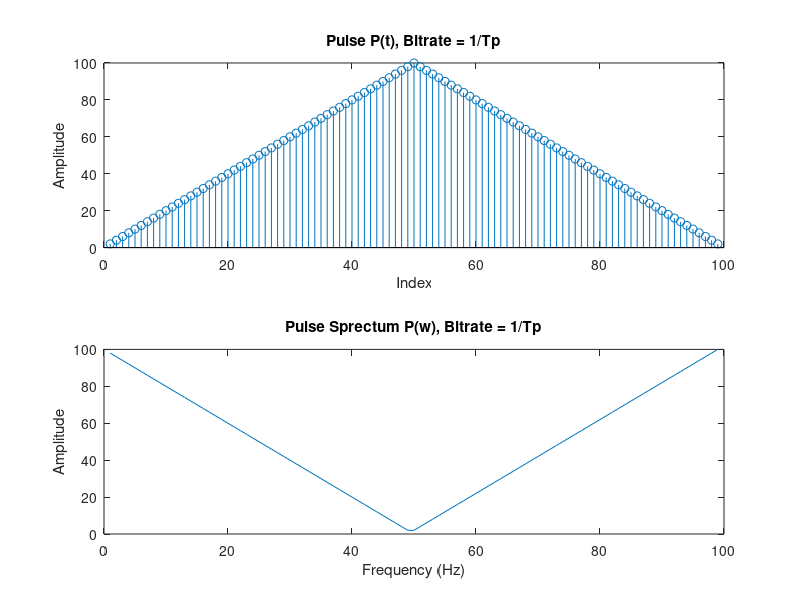
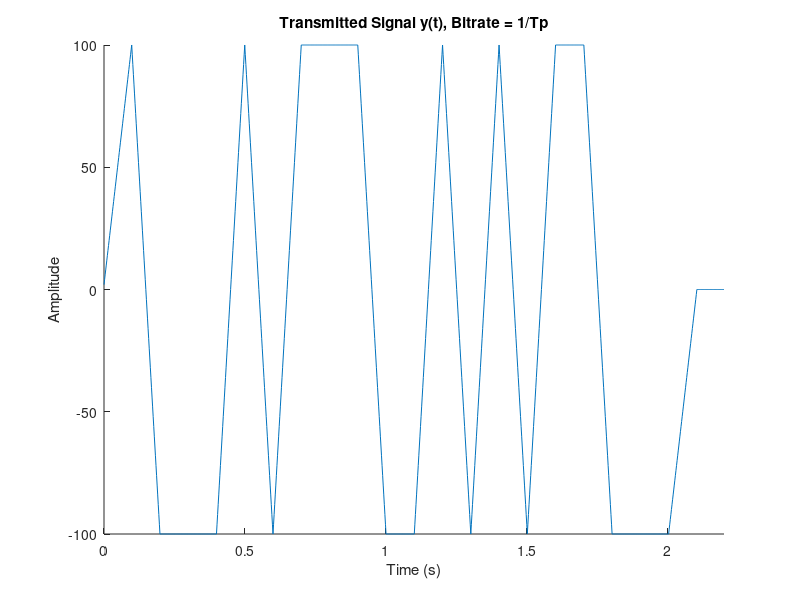
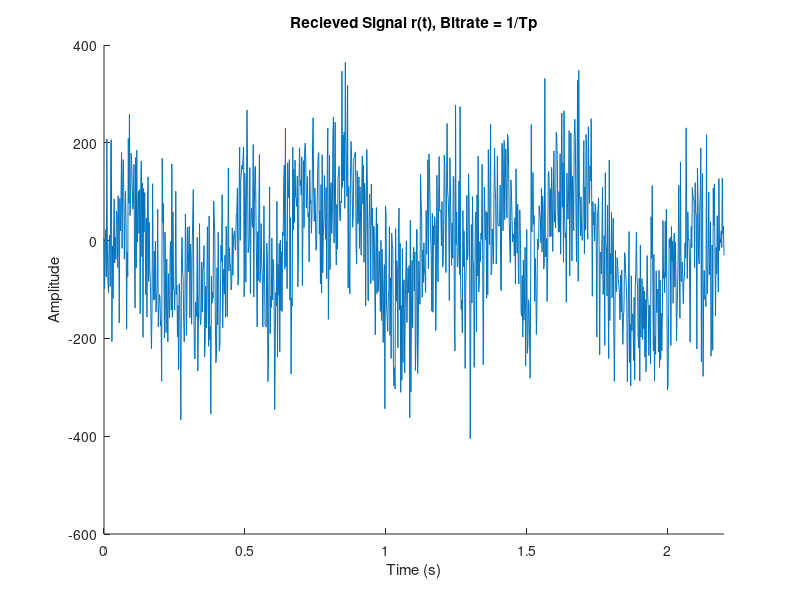
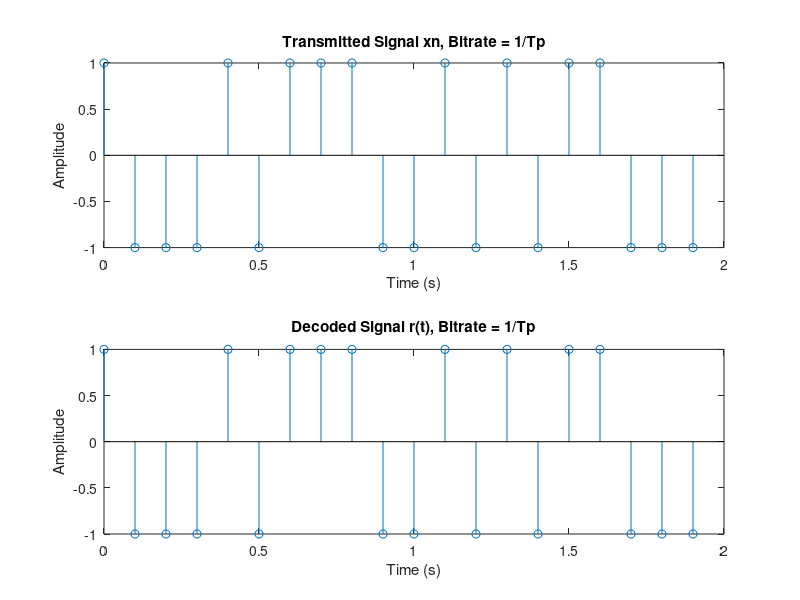

MATLAB code to generate these figures, in order: (Note: this script raises an error after producing the figures.)
%% Signals and Systems Matlab Homework #6
%% Introduction
% * Author:                   Will Burgess, 
% * Class:                    ESE 351
% * Date:                     Created 3/25/2024, Last Edited 2/2/2024
%% Housekeeping
close all
clear
clc
%% Part  1: Create Binary PAM System
%% Generate Input Signal and Add Noise Factor, Bitrate = 1/Tp
Tp = 0.1; % Half pulse width
sample_period = Tp/50; % dt, pulse and recieve sample period
sample_freq = 1/sample_period; % Frequency of pulse and recieve signal 

bit_rate = 1/(1 * Tp); %Fb, frequency of bits sent out
bit_period = 1/bit_rate; % Ts, Time between bits sent out

rect = ones(1,50);
pulse = 2 * conv(rect, rect);
pulse_fft = fftshift(pulse);

%figure, hold on
% subplot(3,1,1),stem(x);
% subplot(3,1,2),plot(n);
% subplot(3,1,3),plot(r); 
%stem(pulse);
%plot(mag2db(abs(pulse_fft)));
%hold off

N = 20;

maxTime = N * bit_period;

xn = 2 * ((rand(1, N) > 0.5) - 0.5);
a = 0;
imp_train = zeros(1,N * bit_period * sample_freq);
for k = 1:length(imp_train)
    if mod(k - 1, sample_freq * bit_period) == 0
    a = a + 1;
    imp_train(k) = xn(a);
    else
    imp_train(k) = 0;    
    end
end

sampleTimes = 0:sample_period:(N*bit_period)-sample_period;

y = conv(imp_train,pulse);
% figure, subplot (2,1,1),plot(y)
% subplot(2,1,2),stem(xn)

sigma = 1;
noise = sigma * max(y) * randn(1,length(y));
r = y + (noise * sigma);

%figure,plot(r)
%% Part f:  Create various outputs

% i, p(t), p(w)
figure, hold on
subplot(2,1,1);
stem(pulse)
ylabel('Amplitude')
xlabel('Index')
title('Pulse P(t), Bitrate = 1/Tp')



subplot(2,1,2)
plot(pulse_fft)
ylabel('Amplitude')
xlabel('Frequency (Hz)')
title('Pulse Sprectum P(w), Bitrate = 1/Tp')
hold off

times = linspace(0, maxTime + 2 * Tp, length(y));

% ii, y(t)
figure, hold on
plot(times, y)
xlim([0 maxTime + 2 * Tp]);
ylabel('Amplitude')
xlabel('Time (s)')
title('Transmitted Signal y(t), Bitrate = 1/Tp')
hold off

% iii, r(t)
figure, hold on
plot(times,r)
xlim([0 maxTime + 2 * Tp]);
ylabel('Amplitude')
xlabel('Time (s)')
title('Recieved Signal r(t), Bitrate = 1/Tp')
hold off

% iv, Sent Messave vs. decoded message
times_sent = 0:bit_period:maxTime-bit_period;
figure, hold on
subplot(2,1,1)
stem(times_sent,xn)
ylabel('Amplitude')
xlabel('Time (s)')
title('Transmitted Signal xn, Bitrate = 1/Tp')
subplot(2,1,2)

filtered = conv(r,pulse);
decoded = zeros(1, N);

a = 0;
pulselen = length(pulse);
filterlen = length(filtered);

factor = 1/(bit_rate * Tp); % find factor relating Ts and Tp, use that to modify pulselen
% please name this something other than factor

% don't ask me to explain this
for i = pulselen + 1:(pulselen * factor + mod(factor, 2))/2:filterlen-pulselen * factor - 1
    a = a + 1;
    if(filtered(i) > 0)
        decoded(a) = 1;
    else
       decoded(a) = -1;
    end
end

stem(times_sent,decoded);
ylabel('Amplitude')
xlabel('Time (s)')
title('Decoded Signal r(t), Bitrate = 1/Tp')
hold off

error = (sum(xn ~= decoded)/length(decoded)); 
SNR = (sum(y.^2))/(sum(noise.^2));

disp(['Bitrate: ' ,num2str(bit_rate), ' bits/second'])
disp(['Standard Deviation: ' , num2str(sigma)])
disp(['SNR: ' , num2str(SNR)])
disp(['Error: ' ,num2str(error),' percent'])


%% Generate Input Signal and Add Noise Factor, Bitrate = 1/2*Tp
Tp = 0.1; % Half pulse width
sample_period = Tp/50; % dt, pulse and recieve sample period
sample_freq = 1/sample_period; % Frequency of pulse and recieve signal 

bit_rate = 1/(2 * Tp); %Fb, frequency of bits sent out
bit_period = 1/bit_rate; % Ts, Time between bits sent out

rect = ones(1,50);
pulse = 2 * conv(rect, rect);
pulse_fft = fftshift(pulse);

%figure, hold on
% subplot(3,1,1),stem(x);
% subplot(3,1,2),plot(n);
% subplot(3,1,3),plot(r); 
%stem(pulse);
%plot(mag2db(abs(pulse_fft)));
%hold off

N = 20;

maxTime = N * bit_period;

xn = 2 * ((rand(1, N) > 0.5) - 0.5);
a = 0;
imp_train = zeros(1,N * bit_period * sample_freq);
for k = 1:length(imp_train)
    if mod(k - 1, sample_freq * bit_period) == 0
    a = a + 1;
    imp_train(k) = xn(a);
    else
    imp_train(k) = 0;    
    end
end

sampleTimes = 0:sample_period:(N*bit_period)-sample_period;

y = conv(imp_train,pulse);
% figure, subplot (2,1,1),plot(y)
% subplot(2,1,2),stem(xn)

sigma = 1;
noise = sigma * max(y) * randn(1,length(y));
r = y + (noise * sigma);

%figure,plot(r)
%% Part f:  Create various outputs

% i, p(t), p(w)
figure, hold on
subplot(2,1,1);
stem(pulse)
ylabel('Amplitude')
xlabel('Index')
title('Pulse P(t), Bitrate = 1/(2*Tp)')

f = (0:1:length(pulse_fft)-1);


subplot(2,1,2)
plot(f,pulse_fft)
ylabel('Amplitude')
xlabel('Frequency (Hz)')
title('Pulse Sprectum P(w), Bitrate = 1/(2*Tp)')
hold off

times = linspace(0, maxTime + 2 * Tp, length(y));

% ii, y(t)
figure, hold on
plot(times, y)
xlim([0 maxTime + 2 * Tp]);
ylabel('Amplitude')
xlabel('Time (s)')
title('Transmitted Signal y(t), Bitrate = 1/(2*Tp)')
hold off

% iii, r(t)
figure, hold on
plot(times,r)
xlim([0 maxTime + 2 * Tp]);
ylabel('Amplitude')
xlabel('Time (s)')
title('Recieved Signal r(t), Bitrate = 1/(2*Tp)')
hold off



% iv, Sent Messave vs. decoded message
times_sent = 0:bit_period:maxTime-bit_period;
figure, hold on
subplot(2,1,1)
stem(times_sent,xn)
ylabel('Amplitude')
xlabel('Time (s)')
title('Transmitted Signal xn, Bitrate = 1/(2*Tp)')
subplot(2,1,2)

filtered = conv(r,pulse);
decoded = zeros(1, N);

a = 0;
pulselen = length(pulse);
filterlen = length(filtered);

factor = 1/(bit_rate * Tp); % find factor relating Ts and Tp, use that to modify pulselen
% please name this something other than factor

% don't ask me to explain this
for i = pulselen + 1:(pulselen * factor + mod(factor, 2))/2:filterlen-pulselen * factor - 1
    a = a + 1;
    if(filtered(i) > 0)
        decoded(a) = 1;
    else
       decoded(a) = -1;
    end
end

stem(times_sent,decoded);
ylabel('Amplitude')
xlabel('Time (s)')
title('Decoded Signal r(t), Bitrate = 1/(2*Tp)')
hold off

error = (sum(xn ~= decoded)/length(decoded)); 
SNR = (sum(y.^2))/(sum(noise.^2));

disp(['Bitrate: ' ,num2str(bit_rate*100), ' bits/second'])
disp(['Standard Deviation: ' , num2str(sigma)])
disp(['SNR: ' , num2str(SNR)])
disp(['Error: ' ,num2str(error),' percent'])

%% Part 2: Performance Test

r_Tp = signalFunction(1/Tp, [0, .25, .5, .75, 1]);
